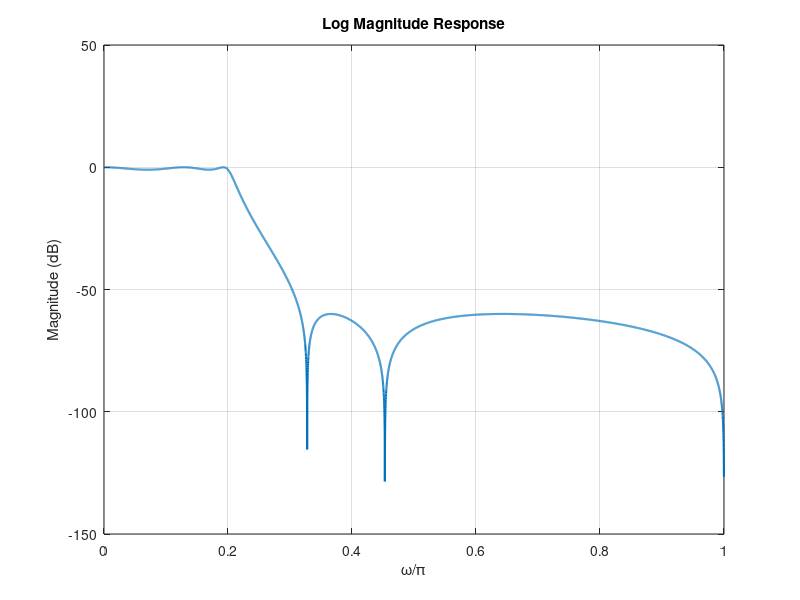

Source code (MATLAB): (Note: this script raises an error after producing the figure.)
wp = 0.2*pi; %0.2 pi radians
Ap = 1; %dB
ws = 0.35*pi; %0.35 pi radians
As = 60; %dB

T = 1;         % sampling period
%Part A: use bilinear transformation and the elliptic approx approach to
%obtain a system function H(z) in the parallel form that satisfies the
%specs
Wp = (2/T)*tan(wp/2);
Ws = (2/T)*tan(ws/2);
[N, Omegac] = ellipord(Wp, Ws, Ap, As, 's');
[C,D] = ellip(N, Ap, As, Omegac,'s');

% Bilinear transformation to digital filter
[bz, az] = bilinear(C, D, 1/T);

disp('Digital filter H(z) = B(z)/A(z):');
fprintf('Numerator coefficients bz = \n');
disp(bz);
fprintf('Denominator coefficients az = \n');
disp(az);

%% Parallel form using partial-fraction expansion
[r, p, k] = residuez(bz, az);

disp('Parallel form coefficients from residuez:');
disp('Residues r ='); disp(r);
disp('Poles p ='); disp(p);
disp('Direct term k ='); disp(k);
%Part B: design plots of log magnitude, phase, group delay, and impulse
%responses
nfft = 8192;
[H, w] = freqz(bz, az, nfft);
mag_dB = 20*log10(abs(H) + eps);
disp('mag'); disp(mag_dB);
ph = unwrap(angle(H));
[gd, wg] = grpdelay(bz, az, nfft);

figure;
plot(w/pi, mag_dB, 'LineWidth', 1.5);
grid on;
xlabel('\omega/\pi');
ylabel('Magnitude (dB)');
title('Log Magnitude Response');
hold on;
yline(-Ap, '--r', 'A_p = -1 dB');
yline(-As, '--k', 'A_s = -60 dB');
xline(wp/pi, '--g', '\omega_p');
xline(ws/pi, '--m', '\omega_s');
hold off;

figure;
plot(w/pi, ph, 'LineWidth', 1.5);
grid on;
xlabel('\omega/\pi');
ylabel('Phase (radians)');
title('Phase Response');

figure;
plot(wg/pi, gd, 'LineWidth', 1.5);
grid on;
xlabel('\omega/\pi');
ylabel('Group Delay (samples)');
title('Group Delay');

figure;
impz(bz, az);
grid on;
title('Impulse Response');
%Part C: Determine the exact band edge freqs for the given attentuation
atten = -mag_dB;   % attenuation in dB, positive quantity

% Exact passband edge:
% highest frequency where attenuation is still <= Ap
idx_p = find(atten <= Ap, 1, 'last');

if idx_p < length(w)
    % linear interpolation between idx_p and idx_p+1
    w1 = w(idx_p);     a1 = atten(idx_p);
    w2 = w(idx_p+1);   a2 = atten(idx_p+1);
    wp_exact = w1 + (Ap - a1)*(w2 - w1)/(a2 - a1);
else
    wp_exact = w(idx_p);
end

% Exact stopband edge:
% first frequency where attenuation becomes >= As
idx_s = find(atten >= As, 1, 'first');

if idx_s > 1
    % linear interpolation between idx_s-1 and idx_s
    w1 = w(idx_s-1);   a1 = atten(idx_s-1);
    w2 = w(idx_s);     a2 = atten(idx_s);
    ws_exact = w1 + (As - a1)*(w2 - w1)/(a2 - a1);
else
    ws_exact = w(idx_s);
end

fprintf('Exact passband-edge frequency for %.2f dB attenuation:\n', Ap);
fprintf('wp_exact = %.8f rad/sample = %.8f*pi rad/sample\n', ...
    wp_exact, wp_exact/pi);

fprintf('Exact stopband-edge frequency for %.2f dB attenuation:\n', As);
fprintf('ws_exact = %.8f rad/sample = %.8f*pi rad/sample\n', ...
    ws_exact, ws_exact/pi);
